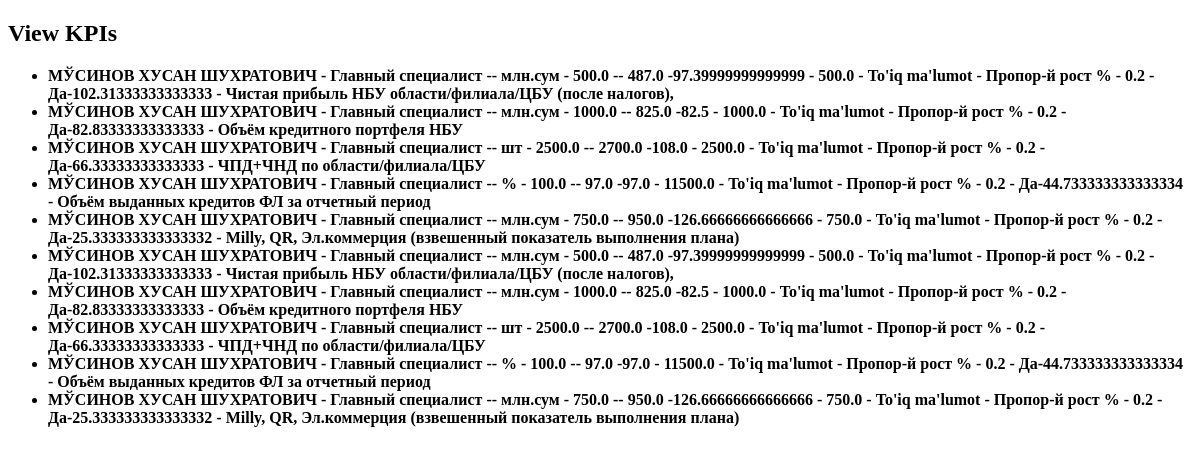
The page /calc/view_kpis/ on the database as committed earlier.
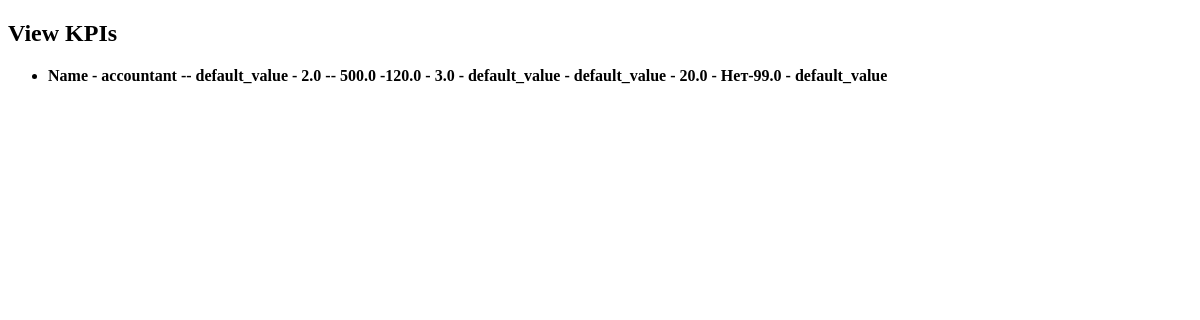
The same page on the database as committed later.
### calc/models.py (models this page shows, shortened)
class KPI(models.Model):
    employee = models.ForeignKey(Employee, on_delete=models.CASCADE)
    month = models.DateField()
    performance_score = models.FloatField()
    kpi_name = models.CharField(max_length=255, default='default_value')
    metric = models.CharField(max_length=255, default='default_value')
    fact = models.FloatField()
    finished = models.FloatField(null=True)
    premium = models.FloatField(null=True)
    definition = models.TextField(default='default_value')
    method = models.TextField(default='default_value')
    weight = models.FloatField(null=True)
    activity = models.CharField(max_length=4, default='Нет')
    overall = models.FloatField(null=True)

class Employee(models.Model):
    name = models.CharField(max_length=255)
    position = models.CharField(max_length=255)

### calc/views.py (the view)
# urls.py: path('view_kpis/', view_kpis, name='view_kpis'),
def view_kpis(request):
    kpis = KPI.objects.all()
    return render(request, 'view_kpis.html', {'kpis': kpis})

### calc/templates/view_kpis.html (shortened to what this page needs)
<!DOCTYPE html>
<html lang="en">
<head>
</head>
<body>
    <h2>View KPIs</h2>
    {% if kpis %}
        <ul>
            {% for kpi in kpis %}
                <li style="font-weight: bold;">{{ kpi.employee.name }} - {{kpi.employee.position}} -- {{kpi.metric}} - {{ kpi.performance_score }} --  {{kpi.fact}} -{{kpi.finished}} - {{kpi.premium}} - {{kpi.definition}} - {{kpi.method}} - {{kpi.weight}} - {{kpi.activity}}-{{kpi.overall}}  - {{kpi.kpi_name}}</li>
            {% endfor %}
        </ul>
    {% else %}
        <p>No KPI entries available.</p>
    {% endif %}
</body>
</html>

Rows that differ between the two databases and show on the page:
removed KPI: employee.name "МЎСИНОВ ХУСАН ШУХРАТОВИЧ", employee.position "Главный специалист", metric "млн.сум", performance_score "500.0", fact "487.0", finished "97.39999999999999", premium "500.0", definition "To'iq ma'lumot", method "Пропор-й рост %", weight "0.2", activity "Да", overall "102.31333333333333", kpi_name "Чистая прибыль НБУ области/филиала/ЦБУ (после налогов),"
removed KPI: employee.name "МЎСИНОВ ХУСАН ШУХРАТОВИЧ", employee.position "Главный специалист", metric "млн.сум", performance_score "1000.0", fact "825.0", finished "82.5", premium "1000.0", definition "To'iq ma'lumot", method "Пропор-й рост %", weight "0.2", activity "Да", overall "82.83333333333333", kpi_name "Объём кредитного портфеля НБУ"
removed KPI: employee.name "МЎСИНОВ ХУСАН ШУХРАТОВИЧ", employee.position "Главный специалист", metric "шт", performance_score "2500.0", fact "2700.0", finished "108.0", premium "2500.0", definition "To'iq ma'lumot", method "Пропор-й рост %", weight "0.2", activity "Да", overall "66.33333333333333", kpi_name "ЧПД+ЧНД по области/филиала/ЦБУ"
removed KPI: employee.name "МЎСИНОВ ХУСАН ШУХРАТОВИЧ", employee.position "Главный специалист", metric "%", performance_score "100.0", fact "97.0", finished "97.0", premium "11500.0", definition "To'iq ma'lumot", method "Пропор-й рост %", weight "0.2", activity "Да", overall "44.733333333333334", kpi_name "Объём выданных кредитов ФЛ за отчетный период"
removed KPI: employee.name "МЎСИНОВ ХУСАН ШУХРАТОВИЧ", employee.position "Главный специалист", metric "млн.сум", performance_score "750.0", fact "950.0", finished "126.66666666666666", premium "750.0", definition "To'iq ma'lumot", method "Пропор-й рост %", weight "0.2", activity "Да", overall "25.333333333333332", kpi_name "Milly, QR, Эл.коммерция (взвешенный показатель выполнения плана)"
removed KPI: employee.name "МЎСИНОВ ХУСАН ШУХРАТОВИЧ", employee.position "Главный специалист", metric "млн.сум", performance_score "500.0", fact "487.0", finished "97.39999999999999", premium "500.0", definition "To'iq ma'lumot", method "Пропор-й рост %", weight "0.2", activity "Да", overall "102.31333333333333", kpi_name "Чистая прибыль НБУ области/филиала/ЦБУ (после налогов),"
removed KPI: employee.name "МЎСИНОВ ХУСАН ШУХРАТОВИЧ", employee.position "Главный специалист", metric "млн.сум", performance_score "1000.0", fact "825.0", finished "82.5", premium "1000.0", definition "To'iq ma'lumot", method "Пропор-й рост %", weight "0.2", activity "Да", overall "82.83333333333333", kpi_name "Объём кредитного портфеля НБУ"
removed KPI: employee.name "МЎСИНОВ ХУСАН ШУХРАТОВИЧ", employee.position "Главный специалист", metric "шт", performance_score "2500.0", fact "2700.0", finished "108.0", premium "2500.0", definition "To'iq ma'lumot", method "Пропор-й рост %", weight "0.2", activity "Да", overall "66.33333333333333", kpi_name "ЧПД+ЧНД по области/филиала/ЦБУ"
removed KPI: employee.name "МЎСИНОВ ХУСАН ШУХРАТОВИЧ", employee.position "Главный специалист", metric "%", performance_score "100.0", fact "97.0", finished "97.0", premium "11500.0", definition "To'iq ma'lumot", method "Пропор-й рост %", weight "0.2", activity "Да", overall "44.733333333333334", kpi_name "Объём выданных кредитов ФЛ за отчетный период"
removed KPI: employee.name "МЎСИНОВ ХУСАН ШУХРАТОВИЧ", employee.position "Главный специалист", metric "млн.сум", performance_score "750.0", fact "950.0", finished "126.66666666666666", premium "750.0", definition "To'iq ma'lumot", method "Пропор-й рост %", weight "0.2", activity "Да", overall "25.333333333333332", kpi_name "Milly, QR, Эл.коммерция (взвешенный показатель выполнения плана)"
added KPI: employee.name "Name", employee.position "accountant", metric "default_value", performance_score "2.0", fact "500.0", finished "120.0", premium "3.0", definition "default_value", method "default_value", weight "20.0", activity "Нет", overall "99.0", kpi_name "default_value"
